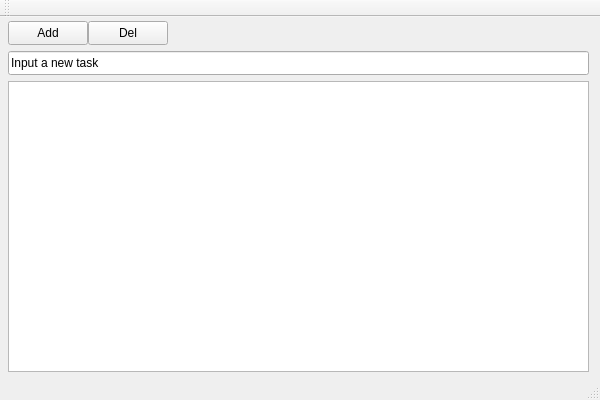
<?xml version="1.0" encoding="UTF-8"?>
<ui version="4.0">
 <class>TodoAppOnQtClass</class>
 <widget class="QMainWindow" name="TodoAppOnQtClass">
  <property name="geometry">
   <rect>
    <x>0</x>
    <y>0</y>
    <width>600</width>
    <height>400</height>
   </rect>
  </property>
  <property name="windowTitle">
   <string>TodoAppOnQt</string>
  </property>
  <widget class="QWidget" name="centralWidget">
   <widget class="QPushButton" name="addButton">
    <property name="geometry">
     <rect>
      <x>8</x>
      <y>4</y>
      <width>80</width>
      <height>24</height>
     </rect>
    </property>
    <property name="text">
     <string>Add</string>
    </property>
   </widget>
   <widget class="QPushButton" name="deleteButton">
    <property name="geometry">
     <rect>
      <x>88</x>
      <y>4</y>
      <width>80</width>
      <height>24</height>
     </rect>
    </property>
    <property name="text">
     <string>Del</string>
    </property>
   </widget>
   <widget class="QLineEdit" name="taskLineEdit">
    <property name="geometry">
     <rect>
      <x>8</x>
      <y>34</y>
      <width>581</width>
      <height>24</height>
     </rect>
    </property>
    <property name="text">
     <string>Input a new task</string>
    </property>
   </widget>
   <widget class="QListWidget" name="taskListWidget">
    <property name="geometry">
     <rect>
      <x>8</x>
      <y>64</y>
      <width>581</width>
      <height>291</height>
     </rect>
    </property>
   </widget>
  </widget>
  <widget class="QMenuBar" name="menuBar">
   <property name="geometry">
    <rect>
     <x>0</x>
     <y>0</y>
     <width>600</width>
     <height>21</height>
    </rect>
   </property>
  </widget>
  <widget class="QToolBar" name="mainToolBar">
   <attribute name="toolBarArea">
    <enum>TopToolBarArea</enum>
   </attribute>
   <attribute name="toolBarBreak">
    <bool>false</bool>
   </attribute>
  </widget>
  <widget class="QStatusBar" name="statusBar"/>
 </widget>
 <layoutdefault spacing="6" margin="11"/>
 <resources>
  <include location="TodoAppOnQt.qrc"/>
 </resources>
 <connections/>
</ui>
